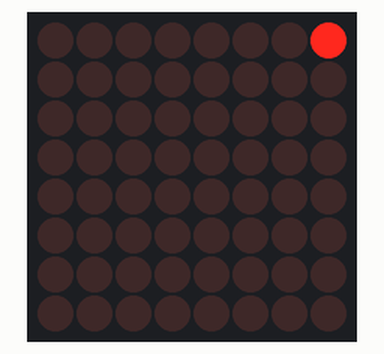
This sketch was run on a simulated Arduino Uno, built with avr-gcc and run on an emulated ATmega328P. On the bench: 8×8 LED matrix.

Above: at 0.15 s.
At 1.36 s:
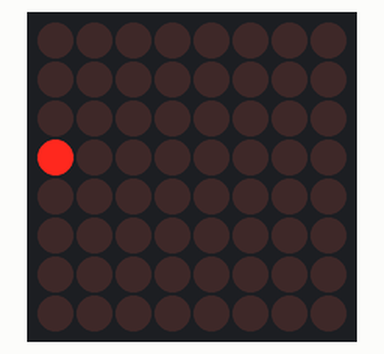
At 2.56 s:
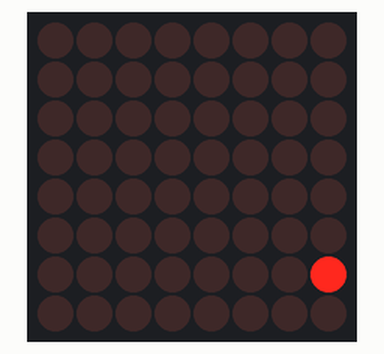
At 5.28 s:
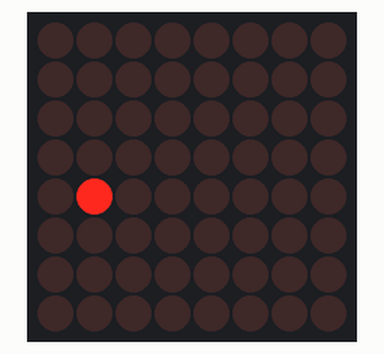
At 7.7 s:
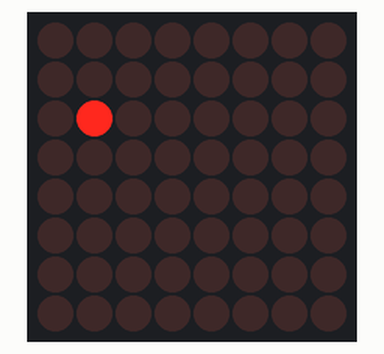
At 10.42 s:
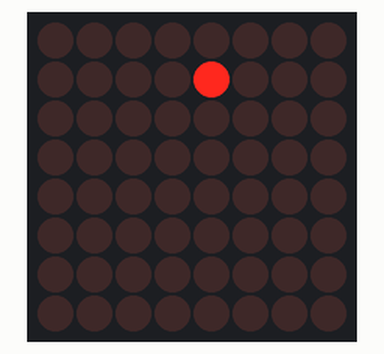

The sketch:

max7219.ino
```cpp
/**
Load the LedControl library either over the Arduino Manager or
on the authors (Eberhard Fahle) website:

https://wayoda.github.io/LedControl/
*/

#include <LedControl.h>

#define DIN         12 // Data In
#define CLK         11 // Clock
#define CS          10 // ChipSelect
#define MAX_DEVICES 8  // Maximum number that can be theoretically controlled

const int DELAY = 25;  // Blink time in ms
const int ROWS = 8;
const int COLS = 8;

// Number of connected devices
int kDevices;

LedControl lc = LedControl(DIN, CLK, CS, 1);

void setup() {
  kDevices = 4;

  // "wake up" the devices
  for (int d=0; d < kDevices; d++) {
    lc.shutdown(d, false);
    lc.setIntensity(d, 8>>(4-d));
    lc.clearDisplay(d);
  }
}


void loop() {
  for (int row=0; row < ROWS; row++) {
    for (int col=0; col < COLS; col++) {
      for (int device=0; device < kDevices; device++) {
        lc.setLed(device, row, (row%2) ? (col) : (COLS-1-col), true);
      }
      delay(DELAY);
      for (int device=0; device < kDevices; device++) {
        lc.setLed(device, row, (row%2) ? (col) : (COLS-1-col), false);
      }
      delay(DELAY);
    }

  }
}
```

Measured:
- by itself, everything shown: repeats every 9.7 s, in 32 steps
